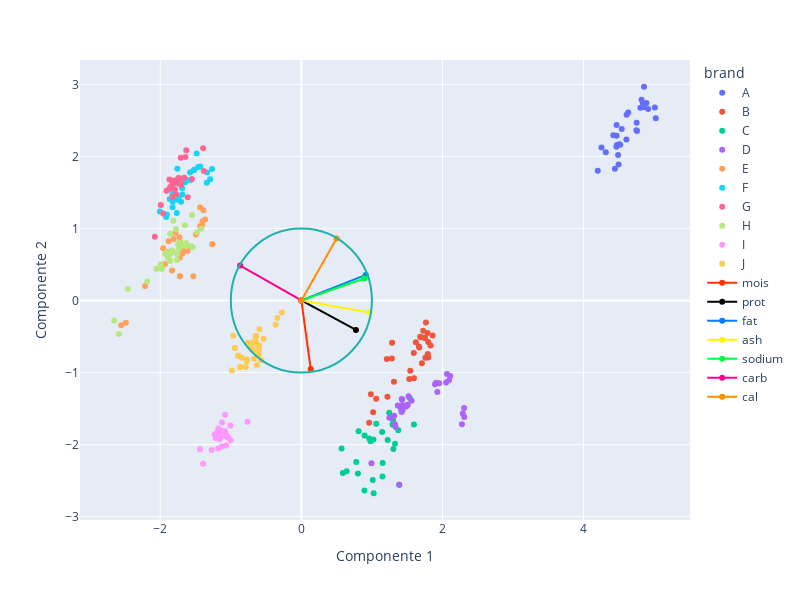

Write notebook code for a chart like this one.
### Markdown cell above
+ Componente 1: Bajo en proteína, bajo en grasa, alto en carbohidratos, alto en calorías (pizzas medio sintéticas, mucho pan)

+ Componente 2: Alto en humedad, alto en grasa, baja en sodio (liru sisa)

### Code cell
df_pca[['id','brand','mois' ,'prot' ,'fat' ,'ash' ,'sodium','carb','cal']] = df[['id','brand','mois' ,'prot' ,'fat' ,'ash' ,'sodium','carb','cal']]
fig = px.scatter(df_pca,x='Componente 1',y='Componente 2',color='brand',hover_data=['id','brand','mois' ,'prot' ,'fat' ,'ash' ,'sodium','carb','cal'])
fig.update_layout(
    shapes=[
        # unfilled circle
        dict(
            type="circle",
            xref="x",
            yref="y",
            x0=1,
            y0=1,
            x1=-1,
            y1=-1,
            line_color="LightSeaGreen",
        )],
    height=600,
    width=800,
    showlegend=True,
    paper_bgcolor =  'rgba(0, 0, 0, 0)',
    #plot_bgcolor='rgba(0,0,0,0)',
)

fig.add_trace(go.Scatter(x=[0,df_valores_z['mois'].corr(df_pca['Componente 1'])],
                         y=[0,df_valores_z['mois'].corr(df_pca['Componente 2'])],
                        name='mois',
                        line = dict(color='rgb(255,51,0)')
                        )
             )

fig.add_trace(go.Scatter(x=[0,df_valores_z['prot'].corr(df_pca['Componente 1'])],
                         y=[0,df_valores_z['prot'].corr(df_pca['Componente 2'])],
                        name='prot',
                        line = dict(color='rgb(0,0,0)')
                        )
             )

fig.add_trace(go.Scatter(x=[0,df_valores_z['fat'].corr(df_pca['Componente 1'])],
                         y=[0,df_valores_z['fat'].corr(df_pca['Componente 2'])],
                        name='fat',
                        line = dict(color='rgb(0, 127, 254)')
                        )
             )

fig.add_trace(go.Scatter(x=[0,df_valores_z['ash'].corr(df_pca['Componente 1'])],
                         y=[0,df_valores_z['ash'].corr(df_pca['Componente 2'])],
                        name='ash',
                        line = dict(color='rgb(254,246,0)')
                        )
             )

fig.add_trace(go.Scatter(x=[0,df_valores_z['sodium'].corr(df_pca['Componente 1'])],
                         y=[0,df_valores_z['sodium'].corr(df_pca['Componente 2'])],
                        name='sodium',
                        line = dict(color='rgb( 0, 254, 62 )')
                        )
             )

fig.add_trace(go.Scatter(x=[0,df_valores_z['carb'].corr(df_pca['Componente 1'])],
                         y=[0,df_valores_z['carb'].corr(df_pca['Componente 2'])],
                        name='carb',
                        line = dict(color='rgb(254, 0, 142)')
                        )
             )

fig.add_trace(go.Scatter(x=[0,df_valores_z['cal'].corr(df_pca['Componente 1'])],
                         y=[0,df_valores_z['cal'].corr(df_pca['Componente 2'])],
                        name='cal',
                        line = dict(color='rgb(254, 142, 0)')
                        )
             )


fig.show()

### Figure 1 — Plotly figure (JSON) as saved in the notebook; plotly's stock layout.template omitted (floating-point values rounded to 4 significant figures; data arrays with more than 128 entries replaced by an {"elided": "..."} marker saying what was removed)
{"data": [{"customdata": {"elided": "29x9 mixed values"}, "hovertemplate": "brand=%{customdata[1]}<br>Componente 1=%{x}<br>Componente 2=%{y}<br>id=%{customdata[0]}<br>mois=%{customdata[2]}<br>prot=%{customdata[3]}<br>fat=%{customdata[4]}<br>ash=%{customdata[5]}<br>sodium=%{customdata[6]}<br>carb=%{customdata[7]}<br>cal=%{customdata[8]}<extra></extra>", "legendgroup": "A", "marker": {"color": "#636efa", "symbol": "circle"}, "mode": "markers", "name": "A", "orientation": "v", "showlegend": true, "type": "scatter", "x": [5.01, 5.024, 4.805, 4.47, 4.472, 4.505, 4.315, 4.758, 4.855, 4.916, 4.841, 4.891, 4.611, 4.422, 4.467, 4.753, 4.445, 4.202, 4.497, 4.608, 4.857, 4.823, 4.518, 4.254, 4.49, 4.542, 4.634, 4.469, 4.75], "xaxis": "x", "y": [2.679, 2.529, 2.674, 2.285, 2.159, 2.168, 2.057, 2.353, 2.681, 2.659, 2.737, 2.743, 2.579, 2.292, 2.133, 2.467, 1.828, 1.801, 1.886, 2.235, 2.966, 2.787, 2.162, 2.124, 2.018, 2.38, 2.61, 2.434, 2.361], "yaxis": "y"}, {"customdata": {"elided": "31x9 mixed values"}, "hovertemplate": "brand=%{customdata[1]}<br>Componente 1=%{x}<br>Componente 2=%{y}<br>id=%{customdata[0]}<br>mois=%{customdata[2]}<br>prot=%{customdata[3]}<br>fat=%{customdata[4]}<br>ash=%{customdata[5]}<br>sodium=%{customdata[6]}<br>carb=%{customdata[7]}<br>cal=%{customdata[8]}<extra></extra>", "legendgroup": "B", "marker": {"color": "#EF553B", "symbol": "circle"}, "mode": "markers", "name": "B", "orientation": "v", "showlegend": true, "type": "scatter", "x": [1.861, 1.312, 1.766, 1.671, 1.593, 1.752, 1.798, 1.286, 0.9854, 1.596, 1.667, 1.685, 1.798, 1.751, 1.017, 0.9609, 1.06, 1.694, 1.831, 1.53, 1.623, 1.79, 1.728, 1.792, 1.776, 1.22, 1.544, 1.709, 1.758, 1.211, 1.282], "xaxis": "x", "y": [-0.4859, -1.126, -0.3062, -0.6514, -0.7271, -0.5249, -0.5745, -0.5876, -1.3, -1.08, -0.6371, -0.5032, -0.7905, -0.5134, -1.553, -1.698, -1.364, -0.5116, -0.6263, -1.089, -0.5807, -0.4518, -0.4187, -0.7442, -0.7835, -1.336, -0.9745, -0.8707, -0.7941, -0.8108, -0.8044], "yaxis": "y"}, {"customdata": {"elided": "27x9 mixed values"}, "hovertemplate": "brand=%{customdata[1]}<br>Componente 1=%{x}<br>Componente 2=%{y}<br>id=%{customdata[0]}<br>mois=%{customdata[2]}<br>prot=%{customdata[3]}<br>fat=%{customdata[4]}<br>ash=%{customdata[5]}<br>sodium=%{customdata[6]}<br>carb=%{customdata[7]}<br>cal=%{customdata[8]}<extra></extra>", "legendgroup": "C", "marker": {"color": "#00cc96", "symbol": "circle"}, "mode": "markers", "name": "C", "orientation": "v", "showlegend": true, "type": "scatter", "x": [1.373, 1.153, 1.145, 1.224, 1.245, 0.8963, 1.012, 1.304, 0.6425, 1.151, 0.8946, 0.9613, 1.596, 1.292, 1.062, 0.8116, 1.021, 1.387, 1.3, 1.327, 1.025, 0.57, 0.588, 0.7789, 1.539, 0.8018, 0.9801], "xaxis": "x", "y": [-1.801, -2.254, -1.826, -1.938, -1.558, -1.874, -2.492, -2.061, -2.371, -2.442, -2.635, -1.914, -1.723, -1.721, -1.71, -1.814, -1.931, -2.557, -1.658, -1.988, -2.675, -2.054, -2.394, -2.243, -1.356, -2.4, -1.953], "yaxis": "y"}, {"customdata": {"elided": "32x9 mixed values"}, "hovertemplate": "brand=%{customdata[1]}<br>Componente 1=%{x}<br>Componente 2=%{y}<br>id=%{customdata[0]}<br>mois=%{customdata[2]}<br>prot=%{customdata[3]}<br>fat=%{customdata[4]}<br>ash=%{customdata[5]}<br>sodium=%{customdata[6]}<br>carb=%{customdata[7]}<br>cal=%{customdata[8]}<extra></extra>", "legendgroup": "D", "marker": {"color": "#ab63fa", "symbol": "circle"}, "mode": "markers", "name": "D", "orientation": "v", "showlegend": true, "type": "scatter", "x": [2.052, 2.064, 1.505, 1.247, 1.519, 1.928, 1.367, 1.436, 0.9935, 1.562, 1.429, 1.422, 1.316, 2.289, 2.308, 2.309, 1.504, 1.407, 1.421, 1.429, 1.486, 1.422, 1.326, 2.11, 1.337, 2.276, 1.265, 1.895, 2.095, 1.954, 1.909, 1.387], "xaxis": "x", "y": [-1.137, -1.022, -1.454, -1.628, -1.329, -1.271, -1.458, -1.519, -2.259, -1.393, -1.375, -1.366, -1.601, -1.569, -1.491, -1.617, -1.447, -1.494, -1.549, -1.45, -1.471, -1.537, -1.719, -1.048, -1.756, -1.717, -1.628, -1.164, -1.102, -1.148, -1.141, -2.557], "yaxis": "y"}, {"customdata": {"elided": "28x9 mixed values"}, "hovertemplate": "brand=%{customdata[1]}<br>Componente 1=%{x}<br>Componente 2=%{y}<br>id=%{customdata[0]}<br>mois=%{customdata[2]}<br>prot=%{customdata[3]}<br>fat=%{customdata[4]}<br>ash=%{customdata[5]}<br>sodium=%{customdata[6]}<br>carb=%{customdata[7]}<br>cal=%{customdata[8]}<extra></extra>", "legendgroup": "E", "marker": {"color": "#FFA15A", "symbol": "circle"}, "mode": "markers", "name": "E", "orientation": "v", "showlegend": true, "type": "scatter", "x": [-1.785, -1.612, -1.721, -2.488, -1.811, -2.554, -1.96, -1.531, -1.688, -1.683, -1.721, -1.891, -1.4, -1.436, -1.261, -1.833, -1.935, -1.261, -1.728, -1.724, -1.436, -1.495, -1.365, -1.388, -1.409, -2.215, -1.721, -1.883], "xaxis": "x", "y": [0.9373, 0.6887, 0.8077, -0.3086, 0.8538, -0.3424, 0.7262, 0.3379, 0.7081, 0.6546, 0.3362, 0.6714, 1.101, 1.294, 0.78, 0.4156, 0.5061, 0.78, 0.8788, 0.5935, 1.031, 0.9154, 1.124, 1.251, 1.048, 0.1998, 0.3362, 0.8229], "yaxis": "y"}, {"customdata": {"elided": "30x9 mixed values"}, "hovertemplate": "brand=%{customdata[1]}<br>Componente 1=%{x}<br>Componente 2=%{y}<br>id=%{customdata[0]}<br>mois=%{customdata[2]}<br>prot=%{customdata[3]}<br>fat=%{customdata[4]}<br>ash=%{customdata[5]}<br>sodium=%{customdata[6]}<br>carb=%{customdata[7]}<br>cal=%{customdata[8]}<extra></extra>", "legendgroup": "F", "marker": {"color": "#19d3f3", "symbol": "circle"}, "mode": "markers", "name": "F", "orientation": "v", "showlegend": true, "type": "scatter", "x": [-1.462, -1.743, -1.824, -1.293, -1.527, -1.706, -1.781, -1.916, -1.755, -1.774, -1.34, -1.829, -1.266, -1.774, -1.758, -1.577, -1.336, -1.865, -1.484, -1.827, -1.907, -2.005, -1.689, -1.689, -1.567, -1.646, -1.619, -1.519, -1.431, -1.765], "xaxis": "x", "y": [1.852, 1.414, 1.371, 1.681, 1.807, 1.371, 1.631, 1.158, 1.402, 1.421, 1.634, 1.479, 1.826, 1.428, 1.83, 1.777, 1.775, 1.409, 2.04, 1.295, 1.195, 1.233, 1.558, 1.473, 1.672, 1.64, 1.673, 1.813, 1.859, 1.214], "yaxis": "y"}, {"customdata": {"elided": "29x9 mixed values"}, "hovertemplate": "brand=%{customdata[1]}<br>Componente 1=%{x}<br>Componente 2=%{y}<br>id=%{customdata[0]}<br>mois=%{customdata[2]}<br>prot=%{customdata[3]}<br>fat=%{customdata[4]}<br>ash=%{customdata[5]}<br>sodium=%{customdata[6]}<br>carb=%{customdata[7]}<br>cal=%{customdata[8]}<extra></extra>", "legendgroup": "G", "marker": {"color": "#FF6692", "symbol": "circle"}, "mode": "markers", "name": "G", "orientation": "v", "showlegend": true, "type": "scatter", "x": [-1.78, -1.857, -1.96, -1.837, -1.384, -1.737, -1.709, -1.662, -1.754, -1.697, -1.872, -1.774, -1.793, -2.078, -1.393, -1.741, -1.835, -1.87, -1.612, -1.827, -1.551, -1.705, -1.913, -1.643, -1.71, -1.794, -1.632, -1.994, -1.73], "xaxis": "x", "y": [1.636, 1.58, 1.208, 1.594, 1.797, 1.7, 1.602, 1.704, 1.68, 1.673, 1.548, 1.475, 1.542, 0.8848, 2.111, 1.701, 1.661, 1.681, 1.431, 1.439, 1.685, 1.666, 1.525, 1.99, 1.982, 1.664, 2.086, 1.324, 1.62], "yaxis": "y"}, {"customdata": {"elided": "33x9 mixed values"}, "hovertemplate": "brand=%{customdata[1]}<br>Componente 1=%{x}<br>Componente 2=%{y}<br>id=%{customdata[0]}<br>mois=%{customdata[2]}<br>prot=%{customdata[3]}<br>fat=%{customdata[4]}<br>ash=%{customdata[5]}<br>sodium=%{customdata[6]}<br>carb=%{customdata[7]}<br>cal=%{customdata[8]}<extra></extra>", "legendgroup": "H", "marker": {"color": "#B6E880", "symbol": "circle"}, "mode": "markers", "name": "H", "orientation": "v", "showlegend": true, "type": "scatter", "x": [-2.055, -1.421, -1.727, -2.461, -1.678, -1.716, -2.586, -1.631, -1.815, -1.859, -2.653, -1.551, -1.766, -1.918, -1.977, -1.93, -1.861, -1.749, -1.777, -1.86, -1.825, -1.475, -1.564, -1.837, -1.541, -1.736, -1.632, -1.76, -1.993, -1.651, -2.186, -1.889, -1.825], "xaxis": "x", "y": [0.4415, 0.9972, 0.8003, 0.1598, 0.7627, 0.7766, -0.4661, 0.755, 1.108, 0.9269, -0.2793, 1.185, 0.561, 0.6624, 0.4372, 0.645, 0.5485, 0.7825, 0.9891, 0.6423, 0.6789, 0.9475, 0.7525, 0.6936, 0.7405, 0.7206, 0.7986, 0.6457, 0.503, 1.046, 0.2626, 0.5872, 0.6789], "yaxis": "y"}, {"customdata": {"elided": "29x9 mixed values"}, "hovertemplate": "brand=%{customdata[1]}<br>Componente 1=%{x}<br>Componente 2=%{y}<br>id=%{customdata[0]}<br>mois=%{customdata[2]}<br>prot=%{customdata[3]}<br>fat=%{customdata[4]}<br>ash=%{customdata[5]}<br>sodium=%{customdata[6]}<br>carb=%{customdata[7]}<br>cal=%{customdata[8]}<extra></extra>", "legendgroup": "I", "marker": {"color": "#FF97FF", "symbol": "circle"}, "mode": "markers", "name": "I", "orientation": "v", "showlegend": true, "type": "scatter", "x": [-1.058, -1.174, -1.177, -1.081, -1.081, -1.272, -1.437, -1.18, -1.23, -0.7635, -1.062, -1.006, -1.068, -1.036, -1.127, -1.149, -1.17, -1.213, -1.201, -1.125, -1.003, -1.067, -1.136, -1.128, -1.393, -1.072, -1.187, -1.131, -1.163], "xaxis": "x", "y": [-1.888, -1.811, -1.778, -1.816, -1.584, -2.075, -2.064, -2.054, -1.856, -1.683, -1.867, -1.734, -2.014, -1.901, -2.026, -1.906, -1.839, -1.909, -1.891, -1.693, -1.939, -1.875, -1.873, -1.819, -2.267, -1.885, -1.819, -1.807, -1.927], "yaxis": "y"}, {"customdata": {"elided": "32x9 mixed values"}, "hovertemplate": "brand=%{customdata[1]}<br>Componente 1=%{x}<br>Componente 2=%{y}<br>id=%{customdata[0]}<br>mois=%{customdata[2]}<br>prot=%{customdata[3]}<br>fat=%{customdata[4]}<br>ash=%{customdata[5]}<br>sodium=%{customdata[6]}<br>carb=%{customdata[7]}<br>cal=%{customdata[8]}<extra></extra>", "legendgroup": "J", "marker": {"color": "#FECB52", "symbol": "circle"}, "mode": "markers", "name": "J", "orientation": "v", "showlegend": true, "type": "scatter", "x": [-0.6173, -0.5953, -0.8651, -0.8959, -0.9422, -0.9848, -0.6433, -0.6828, -0.5974, -0.7865, -0.6005, -0.8453, -0.6732, -0.606, -0.6762, -0.7707, -0.2765, -0.5737, -0.6455, -0.6461, -0.6312, -0.756, -0.7145, -0.7762, -0.9663, -0.6451, -0.3654, -0.5355, -0.3396, -0.6464, -0.8651, -0.8959], "xaxis": "x", "y": [-0.652, -0.3983, -0.9218, -0.7679, -0.658, -0.9732, -0.5825, -0.6945, -0.6286, -0.9237, -0.6849, -0.7959, -0.8094, -0.7448, -0.5786, -0.8179, -0.1674, -0.8252, -0.4925, -0.4939, -0.8973, -0.583, -0.646, -0.8425, -0.4907, -0.588, -0.3362, -0.5308, -0.2432, -0.5154, -0.9218, -0.7679], "yaxis": "y"}, {"line": {"color": "rgb(255,51,0)"}, "name": "mois", "type": "scatter", "x": [0, 0.1322], "y": [0, -0.9508]}, {"line": {"color": "rgb(0,0,0)"}, "name": "prot", "type": "scatter", "x": [0, 0.7736], "y": [0, -0.4082]}, {"line": {"color": "rgb(0, 127, 254)"}, "name": "fat", "type": "scatter", "x": [0, 0.9123], "y": [0, 0.3547]}, {"line": {"color": "rgb(254,246,0)"}, "name": "ash", "type": "scatter", "x": [0, 0.9638], "y": [0, -0.168]}, {"line": {"color": "rgb( 0, 254, 62 )"}, "name": "sodium", "type": "scatter", "x": [0, 0.8899], "y": [0, 0.3052]}, {"line": {"color": "rgb(254, 0, 142)"}, "name": "carb", "type": "scatter", "x": [0, -0.8679], "y": [0, 0.4848]}, {"line": {"color": "rgb(254, 142, 0)"}, "name": "cal", "type": "scatter", "x": [0, 0.4994], "y": [0, 0.8588]}], "layout": {"height": 600, "legend": {"title": {"text": "brand"}, "tracegroupgap": 0}, "margin": {"t": 60}, "paper_bgcolor": "rgba(0, 0, 0, 0)", "shapes": [{"line": {"color": "LightSeaGreen"}, "type": "circle", "x0": 1, "x1": -1, "xref": "x", "y0": 1, "y1": -1, "yref": "y"}], "showlegend": true, "width": 800, "xaxis": {"anchor": "y", "domain": [0, 1], "title": {"text": "Componente 1"}}, "yaxis": {"anchor": "x", "domain": [0, 1], "title": {"text": "Componente 2"}}}}
